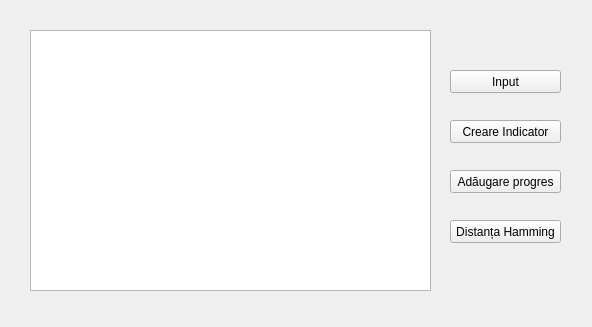
<?xml version="1.0" encoding="UTF-8"?>
<ui version="4.0">
 <class>MainWindow</class>
 <widget class="QMainWindow" name="MainWindow">
  <property name="geometry">
   <rect>
    <x>0</x>
    <y>0</y>
    <width>592</width>
    <height>327</height>
   </rect>
  </property>
  <property name="windowTitle">
   <string>MainWindow</string>
  </property>
  <widget class="QWidget" name="centralWidget">
   <widget class="QPushButton" name="input_button">
    <property name="geometry">
     <rect>
      <x>450</x>
      <y>70</y>
      <width>111</width>
      <height>23</height>
     </rect>
    </property>
    <property name="text">
     <string>Input</string>
    </property>
   </widget>
   <widget class="QPushButton" name="new_button">
    <property name="geometry">
     <rect>
      <x>450</x>
      <y>120</y>
      <width>111</width>
      <height>23</height>
     </rect>
    </property>
    <property name="text">
     <string>Creare Indicator</string>
    </property>
   </widget>
   <widget class="QPushButton" name="difference_button">
    <property name="geometry">
     <rect>
      <x>450</x>
      <y>220</y>
      <width>111</width>
      <height>23</height>
     </rect>
    </property>
    <property name="text">
     <string>Distanța Hamming</string>
    </property>
   </widget>
   <widget class="QPushButton" name="add_button">
    <property name="geometry">
     <rect>
      <x>450</x>
      <y>170</y>
      <width>111</width>
      <height>23</height>
     </rect>
    </property>
    <property name="text">
     <string>Adăugare progres</string>
    </property>
   </widget>
   <widget class="QTextBrowser" name="textBrowser">
    <property name="geometry">
     <rect>
      <x>30</x>
      <y>30</y>
      <width>401</width>
      <height>261</height>
     </rect>
    </property>
   </widget>
  </widget>
 </widget>
 <layoutdefault spacing="6" margin="11"/>
 <resources/>
 <connections/>
</ui>
